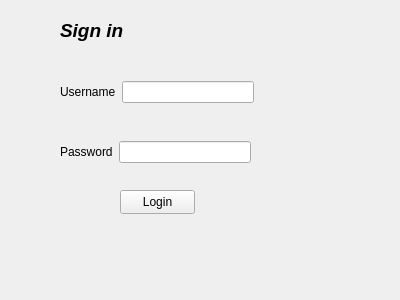
<?xml version="1.0" encoding="UTF-8"?>
<ui version="4.0">
 <class>LoginForm</class>
 <widget class="QWidget" name="LoginForm">
  <property name="geometry">
   <rect>
    <x>0</x>
    <y>0</y>
    <width>400</width>
    <height>300</height>
   </rect>
  </property>
  <property name="windowTitle">
   <string>Form</string>
  </property>
  <widget class="QPushButton" name="loginbutton">
   <property name="geometry">
    <rect>
     <x>120</x>
     <y>190</y>
     <width>75</width>
     <height>24</height>
    </rect>
   </property>
   <property name="text">
    <string>Login</string>
   </property>
  </widget>
  <widget class="QLabel" name="label_3">
   <property name="geometry">
    <rect>
     <x>60</x>
     <y>20</y>
     <width>81</width>
     <height>21</height>
    </rect>
   </property>
   <property name="font">
    <font>
     <family>Arial</family>
     <pointsize>14</pointsize>
     <italic>true</italic>
     <bold>true</bold>
    </font>
   </property>
   <property name="text">
    <string>Sign in</string>
   </property>
  </widget>
  <widget class="QWidget" name="">
   <property name="geometry">
    <rect>
     <x>60</x>
     <y>80</y>
     <width>194</width>
     <height>24</height>
    </rect>
   </property>
   <layout class="QHBoxLayout" name="horizontalLayout">
    <item>
     <widget class="QLabel" name="label">
      <property name="text">
       <string>Username</string>
      </property>
     </widget>
    </item>
    <item>
     <widget class="QLineEdit" name="use"/>
    </item>
   </layout>
  </widget>
  <widget class="QWidget" name="">
   <property name="geometry">
    <rect>
     <x>60</x>
     <y>140</y>
     <width>191</width>
     <height>24</height>
    </rect>
   </property>
   <layout class="QHBoxLayout" name="horizontalLayout_2">
    <item>
     <widget class="QLabel" name="label_2">
      <property name="text">
       <string>Password</string>
      </property>
     </widget>
    </item>
    <item>
     <widget class="QLineEdit" name="pas">
      <property name="echoMode">
       <enum>QLineEdit::Password</enum>
      </property>
     </widget>
    </item>
   </layout>
  </widget>
 </widget>
 <resources/>
 <connections/>
</ui>
